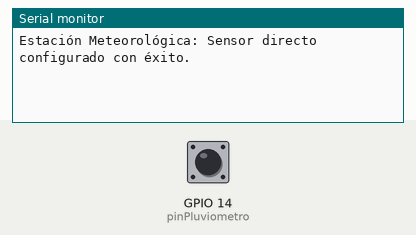
Bench run of a sketch on a simulated ESP32. Shown: the last lines printed to the serial monitor. The test bench sets the inputs (shaded band); at power-on: GPIO 14 (pinPluviometro) HIGH.

Above: at 1.2 s.
1.3 s: GPIO 14 (pinPluviometro) pulled LOW for 0.15 s
4.4 s: GPIO 14 (pinPluviometro) pulled LOW for 1 s
At 6.2 s:
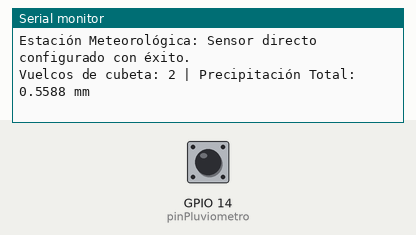
8.4 s: GPIO 14 (pinPluviometro) pulled LOW for 0.15 s
At 11.2 s:
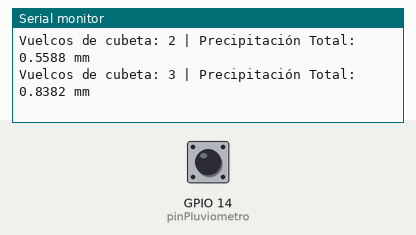

The sketch:

basculante.ino
```cpp
// Definir el pin digital donde conectaste el cable de la cubeta
const int pinPluviometro = 14;

// Variables globales para el conteo de lluvia
volatile int conteoPulsos = 0;
unsigned long ultimoTiempoRebote = 0;
const int tiempoAntiRebote = 200; // 200ms para evitar falsos positivos mecánicos

// Función que se ejecuta instantáneamente cada vez que cae la cubeta
void IRAM_ATTR contarVueltaCubeta() {
  unsigned long tiempoActual = millis();

  // Filtro digital anti-rebote (Debounce)
  if (tiempoActual - ultimoTiempoRebote > tiempoAntiRebote) {
    conteoPulsos++;
    ultimoTiempoRebote = tiempoActual;
  }
}

void setup() {
  Serial.begin(115200);

  // ACTIVAR PULLUP INTERNO: Reemplaza la resistencia que hacía el módulo Gravity
  pinMode(pinPluviometro, INPUT_PULLUP);

  // Configurar la interrupción por flanco de bajada (FALLING)
  attachInterrupt(digitalPinToInterrupt(pinPluviometro), contarVueltaCubeta, FALLING);

  Serial.println("Estación Meteorológica: Sensor directo configurado con éxito.");
}

void loop() {
  // Imprime los datos acumulados cada 10 segundos
  delay(5000);

  // Resolución exacta del pluviómetro DFRobot original por cada pulso
  float mmLluviaAcumulada = conteoPulsos * 0.2794;

  Serial.print("Vuelcos de cubeta: ");
  Serial.print(conteoPulsos);
  Serial.print(" | Precipitación Total: ");
  Serial.print(mmLluviaAcumulada, 4);
  Serial.println(" mm");

  // NOTA: Si quieres reiniciar el conteo cada 24 horas,
  // solo debes hacer: conteoPulsos = 0; bajo tu lógica de tiempo.
}
```

Measured:
- after the input at 4.4 s, the serial monitor: prints a new line after 0.60 s (image 1)
- after the input at 8.4 s, the serial monitor: prints a new line after 1.6 s (image 2)
